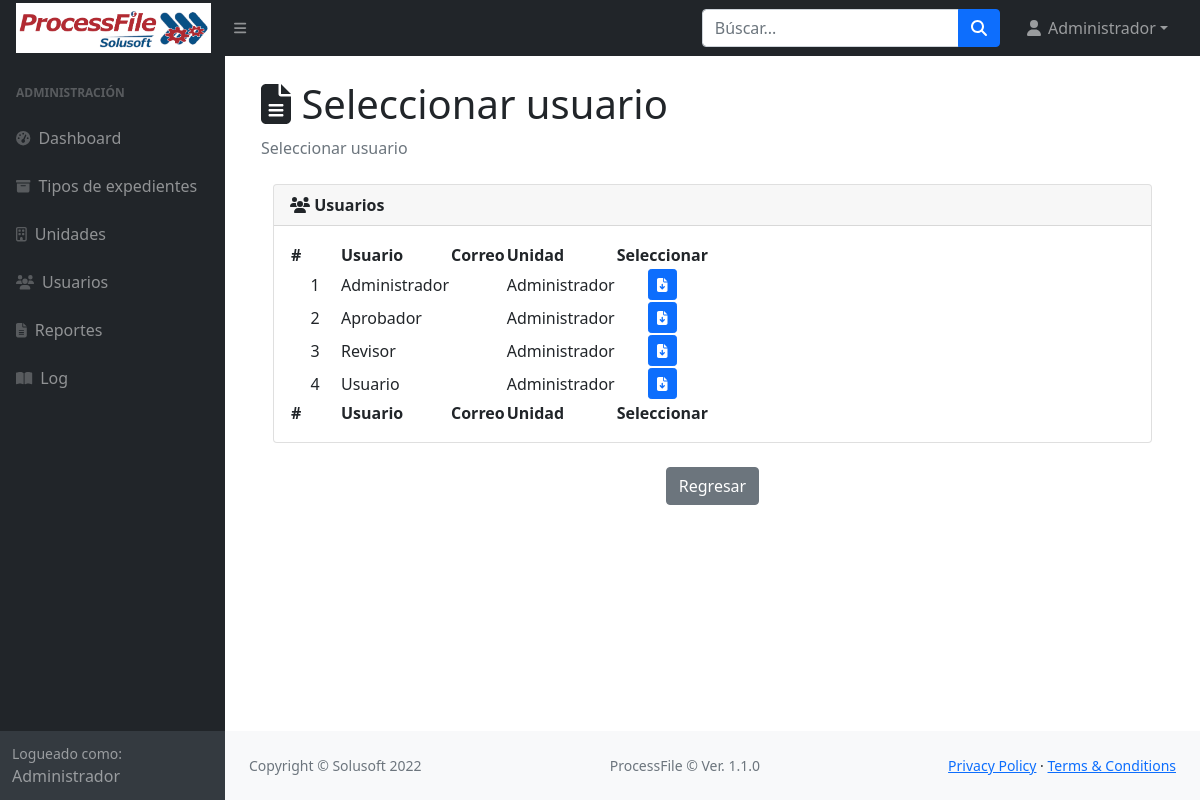
The app's page /rep_usuarios/ (signed in), older data.
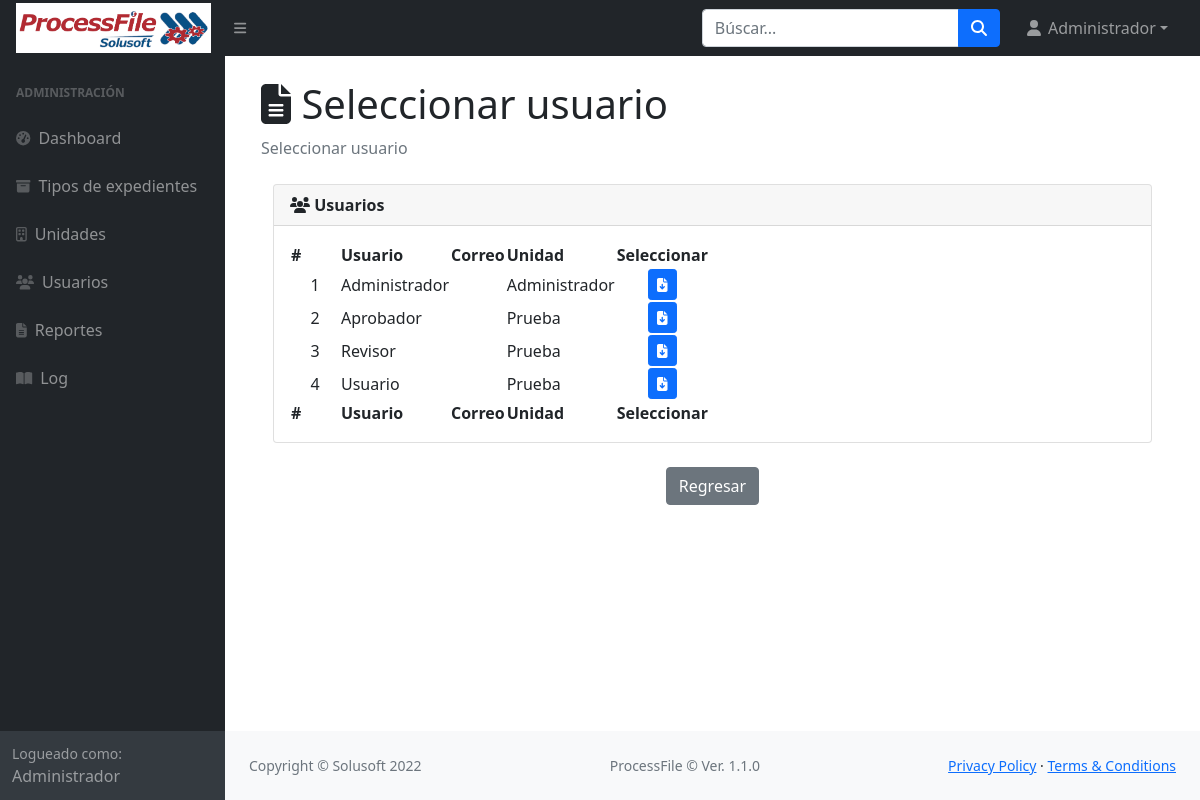
The same page, newer data.
### usuarios/models.py (models this page shows)
class PerfilUser(User):
    amaterno=models.CharField(u'Materno', max_length=25)
    telefono=models.CharField(u'Teléfono', max_length=25)
    extension=models.CharField(u'Extensión', max_length=25)
    rol = models.ForeignKey(Rol, related_name='Rol', blank=False, null=True, on_delete=models.CASCADE)
    jefe_inmediato = models.ForeignKey(User, related_name='Jefe_inmediato', blank=True, null=True, on_delete=models.CASCADE)
    unidad_user = models.ForeignKey(Unidad, related_name='Unidad_user', blank=False, null=True, on_delete=models.CASCADE)
    transferido = models.BooleanField(verbose_name=('Transferido'), default=False)
    deputy = models.BooleanField(verbose_name=('Deputy'), default=False)
    es_deputy = models.BooleanField(verbose_name=('Es_deputy'), default=False)
    usuario_deputy = models.ForeignKey(User, related_name='user_deputy', blank=True, null=True, on_delete=models.CASCADE)

### unidad/models.py (models this page shows)
class Unidad(models.Model):
    nombre = models.CharField(u'Nombre', max_length=245)
    siglas = models.CharField(u'Siglas', max_length=3, default='')
    descripcion = models.CharField(u'Descripción', max_length=245, null=True)
    jefe_unidad = models.ForeignKey(User, related_name='Jefe_unidad', blank=True, null=True, on_delete=models.CASCADE)
    activo = models.BooleanField(verbose_name=('Activo'), default=True)
    class Meta:
        unique_together = ('nombre', 'siglas',)
    def __str__(self):
            return self.nombre

### inicio/views.py (the view)
# urls.py: path('rep_usuarios/', RepUsuarios, name = "rep_usuarios"),
def RepUsuarios(request):
    user_log = PerfilUser.objects.get(pk=request.user.pk)
    usuarios = PerfilUser.objects.all()
    return render(request, 'rep_usuarios.html',{'user_log': user_log, 'usuarios': usuarios, 'mensaje':'Seleccionar usuario'})

### inicio/templates/rep_usuarios.html (shortened to what this page needs)
{% extends "new_plant.html" %}
{% block css %}
<link rel="stylesheet" href="http://cdn.datatables.net/1.11.5/css/jquery.dataTables.min.css">
{% endblock css %}
{% block content %}
	<div class="container">
		<h1 class="mt-4"><i class="fas fa-file-alt"></i> {{mensaje}}</h1>
        <ol class="breadcrumb mb-4">
            <li class="breadcrumb-item active">{{mensaje}}</li>
        </ol>
		<section class="main container">
			<div class="row">
				<section class="posts col-md-12">
					<article class="post clearfix">
						<div class="card mb-4">
                            <div class="card-header">
                                <i class="fa fa-users"></i>
								<strong>
                                	Usuarios
								</strong>
                            </div>
                            <div class="card-body">
                                <table id="datatablesSimple">
                                    <thead>
                                        <tr>
											<th>#</th>
											<th>Usuario</th>
											<th>Correo</th>
											<th>Unidad</th>
											<th>Seleccionar</th>
                                        </tr>
                                    </thead>
                                    <tfoot>
                                        <tr>
                                            <th>#</th>
											<th>Usuario</th>
											<th>Correo</th>
											<th>Unidad</th>
											<th>Seleccionar</th>
                                        </tr>
                                    </tfoot>
                                    <tbody>
										{% for usuario in usuarios %}
											<tr>
												<td align="center" width="50">{{forloop.counter}}</td>
												<td>{{usuario.first_name}} {{usuario.last_name}} {{usuario.amaterno}}</td>
												<td>{{usuario.email}}</td>
												<td>{{usuario.unidad_user}}</td>
												<td width="90" align="center">
													{% if usuario.is_active == True %}
														<a href = "{% url "reporte_usuario" pk=usuario.id %}" type="button" class="btn btn-primary btn-sm" title="Generar"><i class="fas fa-file-download"></i></a>
													{% endif %}
												</td>
											</tr>
										{% endfor %}
                                    </tbody>
                                </table>
                            </div>
                        </div>
					</article>
				</section>
			</div>
		</section>
		<p align="center">
			<a href = "/reportes_menu" type="button" class="btn btn-secondary">Regresar</a>
		</p>
	</div>
{% endblock %}

Row changes from the older to the newer data that the page shows:
changed PerfilUser "Aprobador": unidad_user "Administrador" → "Prueba"
changed PerfilUser "Revisor": unidad_user "Administrador" → "Prueba"
changed PerfilUser "Usuario": unidad_user "Administrador" → "Prueba"
